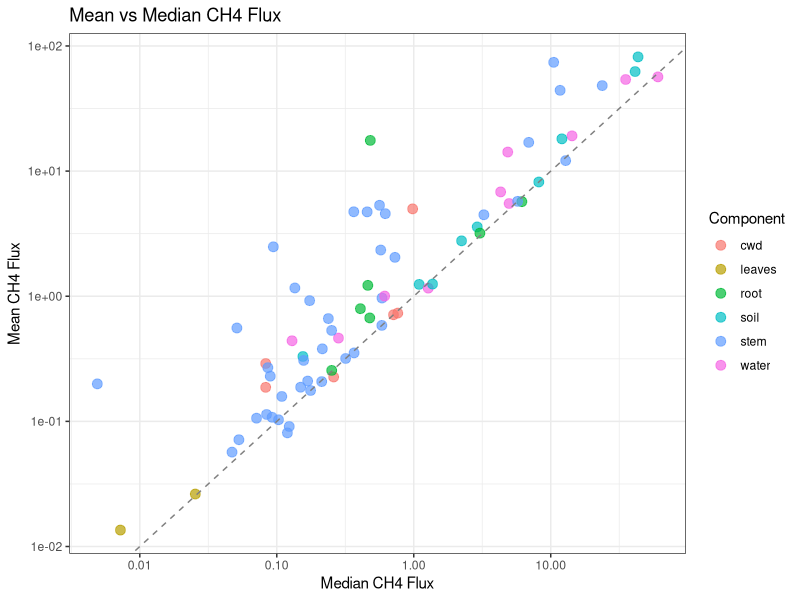

Write R code to recreate this figure.
#!/usr/bin/env Rscript
# ===============================================================================
# Flux Statistics - Single Comprehensive Table
# FIXED: Converts height_corrected to numeric before binning
# ===============================================================================

# Read the data (assumes you have this loaded)
df <- read.csv("output/combined_gas_flux_dataset.csv")



library(dplyr)
library(ggplot2)
library(tidyr)
library(writexl)
library(stringr)

# Helper Functions --------------------------------------------------------------

# Geometric stats: computed on positive values only.
# For flux data, negative values indicate net uptake (real signal).
# Geometric mean/SD/SE are only meaningful for strictly positive data,
# so we filter to positive values and report the count (n_pos) alongside.
geom_mean <- function(x, na.rm = TRUE) {
  if (na.rm) x <- x[!is.na(x) & is.finite(x)]
  x_pos <- x[x > 0]
  if (length(x_pos) == 0) return(NA_real_)
  exp(mean(log(x_pos)))
}

geom_sd <- function(x, na.rm = TRUE) {
  if (na.rm) x <- x[!is.na(x) & is.finite(x)]
  x_pos <- x[x > 0]
  if (length(x_pos) <= 1) return(NA_real_)
  exp(sd(log(x_pos)))
}

geom_se <- function(x, na.rm = TRUE) {
  if (na.rm) x <- x[!is.na(x) & is.finite(x)]
  x_pos <- x[x > 0]
  n <- length(x_pos)
  if (n <= 1) return(NA_real_)
  exp(sd(log(x_pos)) / sqrt(n))
}

calc_stats <- function(data, var_name) {
  x <- data[[var_name]]
  x <- x[!is.na(x) & is.finite(x)]

  if (length(x) == 0) {
    return(tibble(
      n = 0L,
      n_pos = 0L,
      median = NA_real_,
      mean = NA_real_,
      geom_mean = NA_real_,
      sd = NA_real_,
      se = NA_real_,
      geom_sd = NA_real_,
      geom_se = NA_real_
    ))
  }

  n <- length(x)
  n_pos <- sum(x > 0)
  mean_val <- mean(x)
  sd_val <- sd(x)

  tibble(
    n = n,
    n_pos = n_pos,
    median = median(x),
    mean = mean_val,
    geom_mean = geom_mean(x),
    sd = sd_val,
    se = sd_val / sqrt(n),
    geom_sd = geom_sd(x),
    geom_se = geom_se(x)
  )
}

# Main Analysis -----------------------------------------------------------------

cat("\n===============================================================================\n")
cat("FLUX STATISTICS TABLE\n")
cat("===============================================================================\n\n")

# Process data ------------------------------------------------------------------
cat("Processing data...\n")

df_processed <- df %>%
  mutate(
    # Extract month
    month_extracted = case_when(
      !is.na(month) ~ as.integer(month),
      !is.na(month_year) ~ as.integer(str_sub(month_year, -2, -1)),
      TRUE ~ NA_integer_
    ),
    
    # Define season
    season = case_when(
      month_extracted == 3 ~ "dry",
      month_extracted == 10 ~ "wet",
      TRUE ~ NA_character_
    ),
    
    # Define disturbance level
    disturbance_level = case_when(
      plot %in% c("SRS5", "SRS6", "RB10") ~ "healthy",
      plot == "BL60" ~ "regenerating",
      plot %in% c("CP40", "FLM30", "MI") ~ "ghost",
      plot == "SE1" ~ "scrub",
      TRUE ~ NA_character_
    ),
    
    # Component
    component_base = case_when(
      !is.na(component) ~ component,
      #!is.na(surface) ~ surface,
      TRUE ~ "unknown"
    ),
    
    # CRITICAL FIX: Convert height_corrected to numeric first!
    height_corrected_numeric = as.numeric(height_corrected),
    
    # Height categories for stems/pneumatophores
    height_category = case_when(
      grepl("stem|pneum", component_base, ignore.case = TRUE) & !is.na(height_corrected_numeric) &
        height_corrected_numeric >= 0 ~
        as.character(cut(height_corrected_numeric,
                         breaks = c(0, 50, 100, 150, Inf),
                         labels = c("0-50cm", "50-100cm", "100-150cm", ">150cm"),
                         right = FALSE,
                         include.lowest = TRUE)),
      grepl("stem|pneum", component_base, ignore.case = TRUE) & !is.na(height_corrected_numeric) &
        height_corrected_numeric < 0 ~ "submerged",
      grepl("stem|pneum", component_base, ignore.case = TRUE) & is.na(height_corrected_numeric) ~ "unknown",
      TRUE ~ NA_character_
    )
  )

cat("✓ Converted height_corrected to numeric\n")
cat("✓ Created height categories\n\n")

# Filter data
df_analyzed <- df_processed %>%
  filter(
    !is.na(season),
    plot %in% c("BL60", "CP40", "FLM30", "MI", "RB10", "SE1", "SRS5", "SRS6")
  )

cat("Rows analyzed:", nrow(df_analyzed), "\n\n")

# Check height categories
cat("Height category distribution for stems:\n")
stem_heights <- df_analyzed %>%
  filter(component_base == "stem") %>%
  group_by(height_category) %>%
  summarise(
    n = n(),
    min_height_corrected = min(height_corrected_numeric, na.rm = TRUE),
    max_height_corrected = max(height_corrected_numeric, na.rm = TRUE),
    .groups = "drop"
  ) %>%
  arrange(height_category)

print(stem_heights)
cat("\n")

# Calculate statistics ----------------------------------------------------------
cat("Calculating CH4 statistics...\n")

ch4_stats <- df_analyzed %>%
  group_by(season, plot, disturbance_level, component_base, height_category) %>%
  reframe(calc_stats(pick(everything()), "CH4_best.flux")) %>%
  mutate(gas = "CH4") %>%
  ungroup()

cat("Calculating CO2 statistics...\n")

co2_stats <- df_analyzed %>%
  group_by(season, plot, disturbance_level, component_base, height_category) %>%
  reframe(calc_stats(pick(everything()), "CO2_best.flux")) %>%
  mutate(gas = "CO2") %>%
  ungroup()

# Combine into one table --------------------------------------------------------
cat("Creating final table...\n\n")

final_table <- bind_rows(ch4_stats, co2_stats) %>%
  pivot_wider(
    names_from = gas,
    values_from = c(n, n_pos, median, mean, geom_mean, sd, se, geom_sd, geom_se),
    names_sep = "_"
  ) %>%
  # Remove empty groups where BOTH gases have n=0
  filter(!(n_CH4 == 0 & n_CO2 == 0)) %>%
  arrange(season, disturbance_level, plot, component_base, height_category) %>%
  select(
    season,
    plot,
    disturbance_level,
    component_base,
    height_category,
    n_CH4, n_pos_CH4, median_CH4, mean_CH4, geom_mean_CH4, sd_CH4, se_CH4, geom_sd_CH4, geom_se_CH4,
    n_CO2, n_pos_CO2, median_CO2, mean_CO2, geom_mean_CO2, sd_CO2, se_CO2, geom_sd_CO2, geom_se_CO2
  )

# Display results ---------------------------------------------------------------
cat("===============================================================================\n")
cat("FINAL TABLE\n")
cat("===============================================================================\n\n")

cat("Total rows:", nrow(final_table), "\n")
cat("Seasons:", paste(unique(final_table$season), collapse = ", "), "\n")
cat("Plots:", paste(sort(unique(final_table$plot)), collapse = ", "), "\n")
cat("Components:", paste(sort(unique(final_table$component_base)), collapse = ", "), "\n\n")

# Check height categories in final table
stem_rows <- final_table %>% filter(component_base == "stem")
cat("Stem rows by height category:\n")
height_summary <- stem_rows %>%
  group_by(height_category) %>%
  summarise(
    n_rows = n(),
    total_measurements_CH4 = sum(n_CH4, na.rm = TRUE),
    .groups = "drop"
  ) %>%
  arrange(height_category)
print(height_summary)
cat("\n")

cat("Preview (first 50 rows):\n")
print(final_table, n = 50)

# Save --------------------------------------------------------------------------
cat("\n\nSaving results...\n")

write.csv(final_table, "output/flux_statistics_table.csv", row.names = FALSE)

cat("Done!\n")

# Return the table
invisible(final_table)




# Simple mean vs median plot
ggplot(final_table, aes(x = median_CH4, y = mean_CH4)) +
  geom_point(aes(color = component_base), size = 3, alpha = 0.7) +
  geom_abline(intercept = 0, slope = 1, linetype = "dashed", color = "gray50") +
  scale_x_log10() +
  scale_y_log10() +
  labs(
    x = "Median CH4 Flux",
    y = "Mean CH4 Flux",
    color = "Component",
    title = "Mean vs Median CH4 Flux"
  ) +
  theme_bw()
